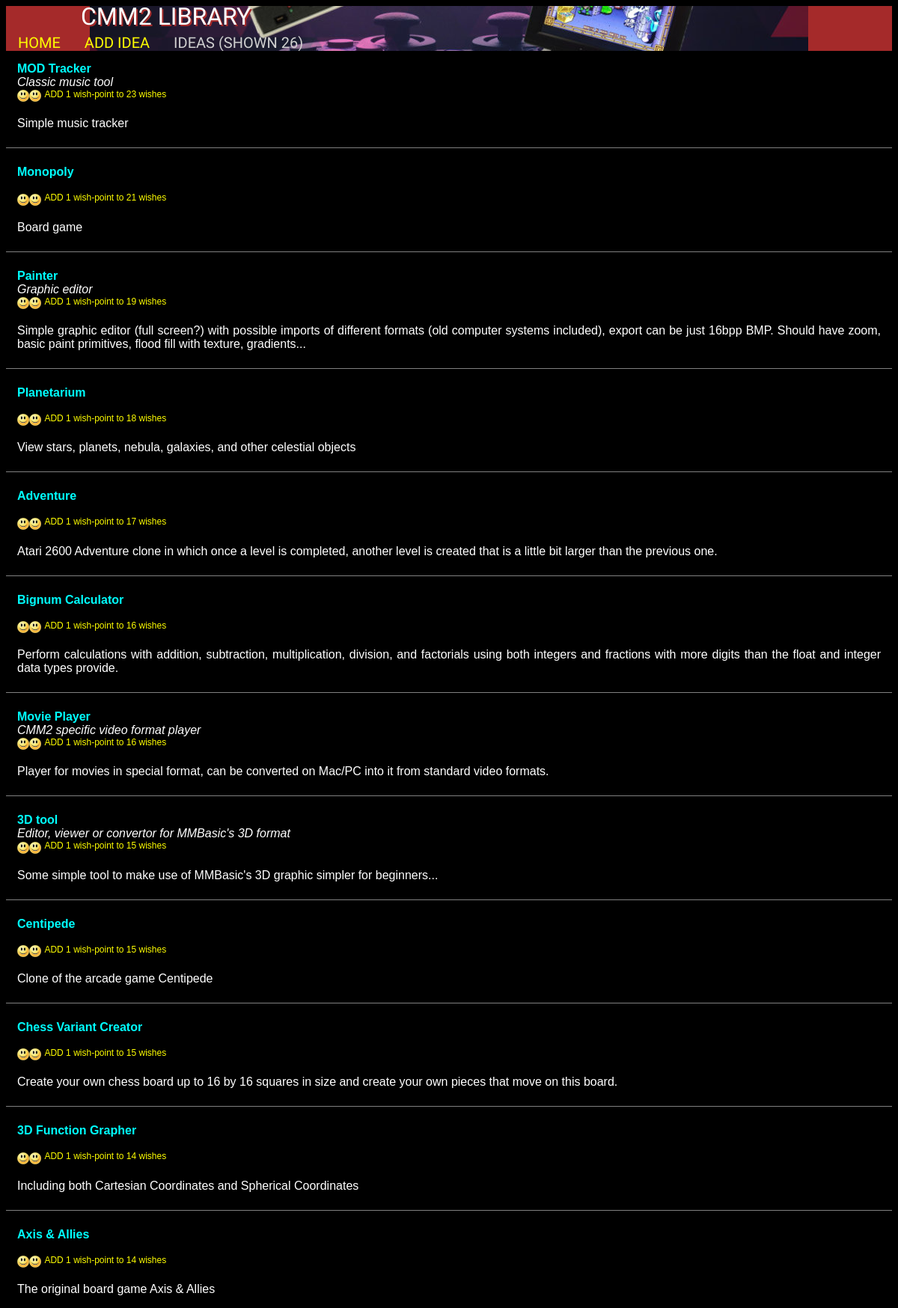
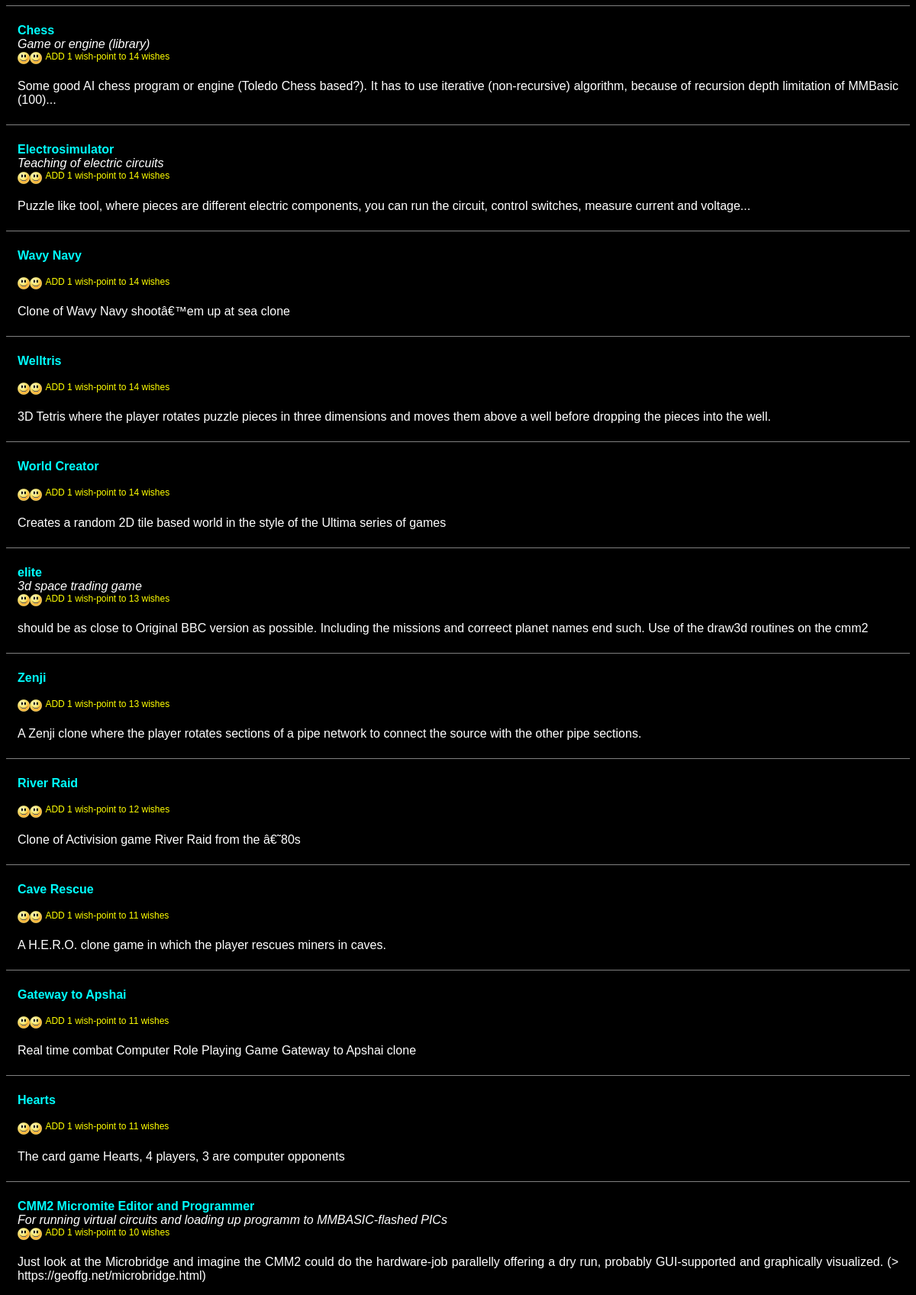
The page /listIdeas.php (upper part) on the database its author committed (2 pictures, top to bottom).
### tables this page shows
CREATE TABLE IF NOT EXISTS `apps` (
  `id` int(11) NOT NULL AUTO_INCREMENT,
  `title` varchar(200) NOT NULL,
  `version` varchar(200) NOT NULL,
  `changed` timestamp NOT NULL DEFAULT CURRENT_TIMESTAMP,
  `author` int(11) NOT NULL DEFAULT '1',
  `scr_path` varchar(200) NOT NULL,
  `subtitle` varchar(200) NOT NULL,
  `description` varchar(2000) NOT NULL,
  `link` varchar(200) NOT NULL,
  `category` varchar(200) NOT NULL DEFAULT '1',
  `rating` int(11) NOT NULL DEFAULT '0',
  `enabled` tinyint(1) NOT NULL DEFAULT '1',
  PRIMARY KEY (`id`),
  KEY `title` (`title`,`changed`,`author`,`category`),
  KEY `title_2` (`title`),
  KEY `changed` (`changed`),
  KEY `category` (`category`)
);

### listIdeas.php (the view, shortened to what this page needs)
<!DOCTYPE html>
<html>
<head>
</head>
<body>
<?php
if ($limit == 0)
{
	$sql= "SELECT COUNT(*) AS totalApps FROM apps WHERE category='0' AND enabled>0";
	$result = mysql_query($sql) or die('Query failed: ' . mysql_error());
	if ($result)
		if ($row = mysql_fetch_assoc($result))
			$list = 'IDEAS (SHOWN ' . $row['totalApps'] . ')';
}
?>
<div class="navbar">
	<a href="index.php">HOME</a>
	<a href="newIdea.php">ADD IDEA</a>	<div>
	<?php
	echo $list;
	?>
	</div>
</div>
<div style="text-shadow: 2px 2px brown;font-family: 'Audiowide', sans-serif;line-height: 90%;padding-left: 100px;position: fixed; color: White; margin-top: -60px;font-size: 32px;">
CMM2 LIBRARY
</div>
<div class="main">
<?php
function replaceLinks($d)
{
	$nd = $d;
	while ($p1 = strpos($nd, '[URL='))
	{
		if ($p2 = strpos($nd, ']', $p1))
		{
			$nn = substr($nd, 0, $p1) . '<a target="_blank" href="' . substr($nd, $p1 + 5, $p2 - $p1 - 5) . '">';
			if ($p3 = strpos($nd, '[/URL]', $p2))
			{
				$nn .= substr($nd, $p2 + 1, $p3 - $p2 - 1) . '</a>' . substr($nd, $p3 + 6);
			}
		}
		$nd = $nn;
	}
	$nd = str_replace("[b]", "<b>", $nd);
	$nd = str_replace("[/b]", "</b>", $nd);
	$nd = str_replace("[i]", "<i>", $nd);
	$nd = str_replace("[/i]", "</i>", $nd);
	$nd = str_replace("[u]", "<u>", $nd);
	$nd = str_replace("[/u]", "</u>", $nd);
	$nd = str_replace("[o]", "&bull;", $nd);
	return ($nd);
}
$sql= "SELECT * FROM apps WHERE category='0' AND enabled>0 ORDER BY rating DESC, title ASC";
$result = mysql_query($sql) or die('Query failed: ' . mysql_error());
if ($result) {
  while ($row = mysql_fetch_assoc($result))
  {
		echo '<div class="flex-row">';
				echo '
				<div style="flex-grow: 3">
					<span><b>
						';
							echo $row['title'] . '</a>';
						echo ' </b>';
						echo '
					<br></span>
					<span style="font-style: italic;color:white;">
						';
						echo $row['subtitle'];
						echo '
					<br></span>
					';
					$rating = $row['rating'];
					$id = $row['id'];
					$cururi = $_SERVER['REQUEST_URI'];
					$rate = "rateApp.php?id=" . $id . "&url='" . $cururi . "'";
					echo '<div class="rating">';
						if ($rating >= 1)
							echo '<img style="max-width: 16px;" src="smile.png" title="' . $rating . ' wish-point(s)">';
						if ($rating >= 5)
							echo '<img style="max-width: 16px;" src="smile.png" title="' . $rating . ' wish-point(s)">';
						echo " <a class='superScript' href=$rate>ADD 1 wish-point";
						if ($rating==1)
							echo " to first wish</a>";
						elseif ($rating>0)
							echo " to " . $rating . " wishes</a>";
						else
							echo "</a>";
					echo '</div>';
					echo '<p><div class="description">';
					echo replaceLinks($row['description']);
					echo '</div>
				</div>
			</div>
			<hr style="height:1px;border-width:0;color:gray;background-color:gray">
		';
  }
}
?>
</div>
</body>
</html>

### listIdeas.php (style rules this page uses)
body { background-color: Black; font-family: Arial, Helvetica, sans-serif; }
.navbar { font-family: 'Audiowide', sans-serif; overflow: hidden; margin-right: 5px; background-image: url("banner.jpg"); background-repeat: no-repeat; background-size: auto; background-position: center; background-color: Brown; position: sticky; top: 0; height: 60px; width: 100%; }
.navbar a { float: left; display: fixed; color: yellow; text-align: center; margin-top: 32px; padding: 5px 16px; text-decoration: none; font-size: 20px; }
.navbar div { float: left; display: fixed; color: #d0d0d0; text-align: center; margin-top: 32px; padding: 5px 16px; text-decoration: none; font-size: 20px; }
.flex-row { display: flex; align-items: stretch; background-color: Black; width: 400; padding: 5px; }
.flex-row > div { color: Cyan; background-color: Black; margin: 5px; padding: 5px; text-align: left; font-size: 16px; }
.description { text-align: justify; color: White; }
.description > a, .rating > a { color: yellow; text-decoration: none; }
.superScript { vertical-align: super; color:yellow; text-decoration: none; font-size: 12px; }

### rows shown on the page
apps: title "MOD Tracker", subtitle "Classic music tool", rating "23", description "Simple music tracker"
apps: title "Monopoly", rating "21", description "Board game"
apps: title "Painter", subtitle "Graphic editor", rating "19", description "Simple graphic editor (full screen?) with possible imports of different formats (old computer systems included), export can be just 16bpp BMP. Should have zoom, basic paint primitives, flood fill with texture, gradients..."
apps: title "Planetarium", rating "18", description "View stars, planets, nebula, galaxies, and other celestial objects"
apps: title "Adventure", rating "17", description "Atari 2600 Adventure clone in which once a level is completed, another level is created that is a little bit larger than the previous one."
apps: title "Bignum Calculator", rating "16", description "Perform calculations with addition, subtraction, multiplication, division, and factorials using both integers and fractions with more digits than the float and integer data types provide."
apps: title "Movie Player", subtitle "CMM2 specific video format player", rating "16", description "Player for movies in special format, can be converted on Mac/PC into it from standard video formats."
apps: title "3D tool", subtitle "Editor, viewer or convertor for MMBasic's 3D format", rating "15", description "Some simple tool to make use of MMBasic's 3D graphic simpler for beginners..."
apps: title "Centipede", rating "15", description "Clone of the arcade game Centipede"
apps: title "Chess Variant Creator", rating "15", description "Create your own chess board up to 16 by 16 squares in size and create your own pieces that move on this board."
apps: title "3D Function Grapher", rating "14", description "Including both Cartesian Coordinates and Spherical Coordinates"
apps: title "Axis & Allies", rating "14", description "The original board game Axis & Allies"
apps: title "Chess", subtitle "Game or engine (library)", rating "14", description "Some good AI chess program or engine (Toledo Chess based?). It has to use iterative (non-recursive) algorithm, because of recursion depth limitation of MMBasic (100)..."
apps: title "Electrosimulator", subtitle "Teaching of electric circuits", rating "14", description "Puzzle like tool, where pieces are different electric components, you can run the circuit, control switches, measure current and voltage..."
apps: title "Wavy Navy", rating "14", description "Clone of Wavy Navy shootâ€™em up at sea clone"
apps: title "Welltris", rating "14", description "3D Tetris where the player rotates puzzle pieces in three dimensions and moves them above a well before dropping the pieces into the well."
apps: title "World Creator", rating "14", description "Creates a random 2D tile based world in the style of the Ultima series of games"
apps: title "elite", subtitle "3d space trading game", rating "13", description "should be as close to Original BBC version as possible. Including the missions and correect planet names end such. Use of the draw3d routines on the cmm2"
apps: title "Zenji", rating "13", description "A Zenji clone where the player rotates sections of a pipe network to connect the source with the other pipe sections."
apps: title "River Raid", rating "12", description "Clone of Activision game River Raid from the â€˜80s"
apps: title "Cave Rescue", rating "11", description "A H.E.R.O. clone game in which the player rescues miners in caves."
apps: title "Gateway to Apshai", rating "11", description "Real time combat Computer Role Playing Game Gateway to Apshai clone"
apps: title "Hearts", rating "11", description "The card game Hearts, 4 players, 3 are computer opponents"
apps: title "CMM2 Micromite Editor and Programmer", subtitle "For running virtual circuits and loading up programm to MMBASIC-flashed PICs", rating "10", description "Just look at the Microbridge and imagine the CMM2 could do the hardware-job parallelly offering a dry run, probably GUI-supported and graphically visualized. (> https://geoffg.net/microbridge.html)"

### other values the page prints
$list "IDEAS (SHOWN 26)"
